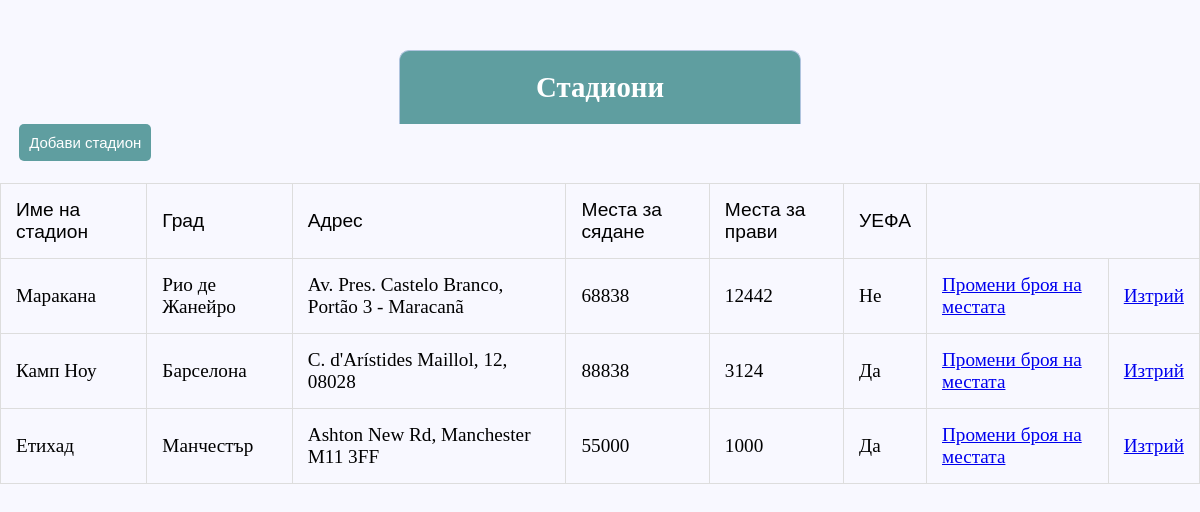
The page /stadiums/index.php on the database its author committed.
### tables this page shows
CREATE TABLE `stadium` (
  `name` varchar(50) DEFAULT NULL,
  `venue` varchar(40) DEFAULT NULL,
  `address` varchar(100) DEFAULT NULL,
  `seatsNumber` int(11) DEFAULT NULL,
  `standingNumber` int(11) DEFAULT NULL,
  `inUefa` text DEFAULT NULL
);

### stadiums/index.php (the view, shortened to what this page needs)
<!DOCTYPE html>
<html>
<head>
  <link rel="stylesheet" type="text/css" href="style.css">
</head>
<body>
<div class="header">
  	<h2>Стадиони</h2>
  </div>
 &nbsp&nbsp&nbsp <button class="btn" onclick="location.href='addStadium.php'">Добави стадион</button>
<br></br>
 <?php
$db=mysqli_connect("localhost","root","");
mysqli_select_db($db,"stadiums");
?>
<?php
if ($result = $db->query("SELECT * FROM stadium"))
{
if ($result->num_rows > 0)
{
echo "<table border='1' cellpadding='10'>";
echo '<table border="4" cellspacing="5" cellpadding="3">
      <tr>
          <td> <font face="Arial">Име на стадион</font> </td>
          <td> <font face="Arial">Град</font> </td>
          <td> <font face="Arial">Адрес</font> </td>
          <td> <font face="Arial">Места за сядане</font> </td>
          <td> <font face="Arial">Места за прави</font> </td>
          <td> <font face="Arial">УЕФА</font> </td>
      </tr>';
while ($row = $result->fetch_object())
{
echo "<tr>";
echo "<td>" . $row->name . "</td>";
echo "<td>" . $row->venue . "</td>";
echo "<td>" . $row->address . "</td>";
echo "<td>" . $row->seatsNumber . "</td>";
echo "<td>" . $row->standingNumber . "</td>";
echo "<td>" . $row->inUefa . "</td>";
echo "<td> <a href='edit.php?name=" . $row->name . "'>Промени броя на местата</a></td>";
echo "<td> <a href='delete.php?name=" . $row->name . "'>Изтрий</a></td>";
echo "</tr>";
}
echo "</table>";
}
else
{
echo "Няма намерени резултати!";
}
}
else
{
echo "Error: " . $db->error;
}
?>
</body>
</html>

### stadiums/style.css (style rules this page uses)
* { margin: 0px; padding: 0px; }
body { font-size: 120%; background: #F8F8FF; }
.header { width: 30%; margin: 50px auto 0px; color: white; background: #5F9EA0; text-align: center; border: 1px solid #B0C4DE; border-bottom: none; border-radius: 10px 10px 0px 0px; padding: 20px; }
.btn { padding: 10px; font-size: 15px; color: white; background: #5F9EA0; border: none; border-radius: 5px; }

### stadiums/index.php (style rules this page uses)
table, td, th { border: 1px solid #ddd; text-align: left; }
table { border-collapse: collapse; width: 100%; }
th, td { padding: 15px; }

### rows shown on the page
stadium: name "Маракана", venue "Рио де Жанейро", address "Av. Pres. Castelo Branco, Portão 3 - Maracanã", seatsNumber "68838", standingNumber "12442", inUefa "Не"
stadium: name "Камп Ноу", venue "Барселона", address "C. d'Arístides Maillol, 12, 08028", seatsNumber "88838", standingNumber "3124", inUefa "Да"
stadium: name "Етихад", venue "Манчестър", address "Ashton New Rd, Manchester M11 3FF", seatsNumber "55000", standingNumber "1000", inUefa "Да"
